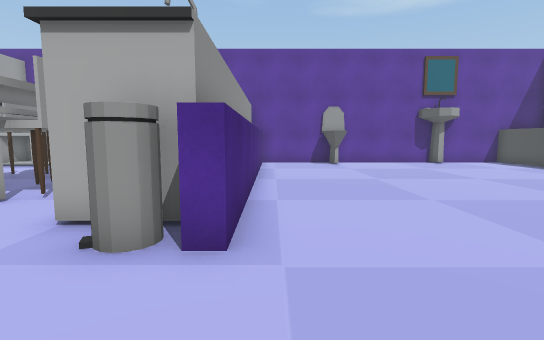
view 1 (above)

19 first-person views from a walk through a Unity game level. The camera is 1.3 m above the floor, tilts 6° down and sees 85° across. The floor is counted in squares, 1 m on a side. Each view is taken from the middle of a square. On the plan, view 1 faces up. The plan holds only what a view shows up to about 14 squares ahead; the rest is blank. The place goes on beyond the plan. The player character is not drawn.

view 2
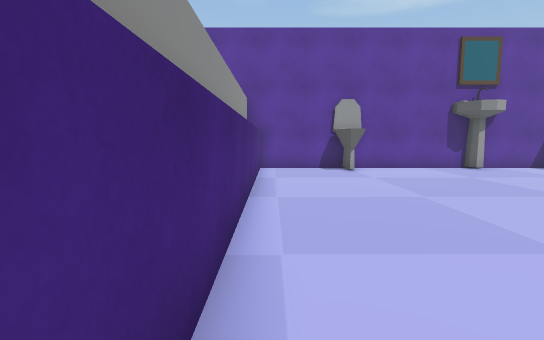

view 3
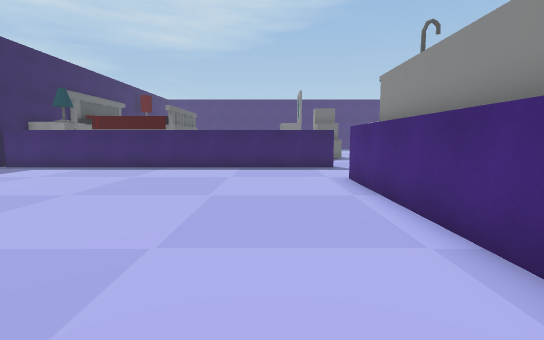

view 4
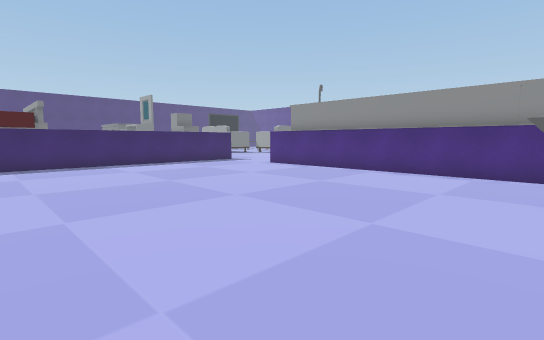

view 5
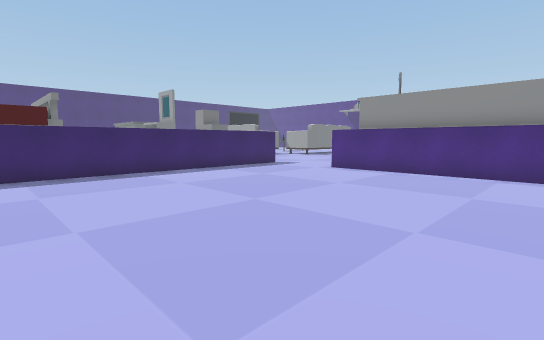

view 6
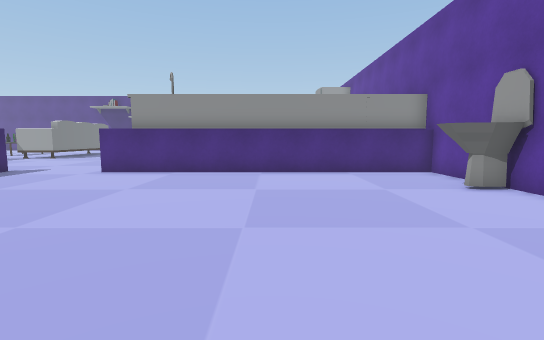

view 7
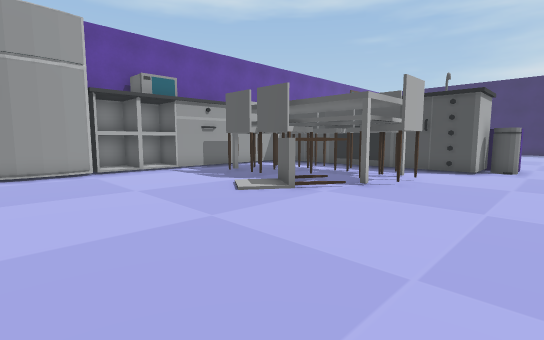

view 8
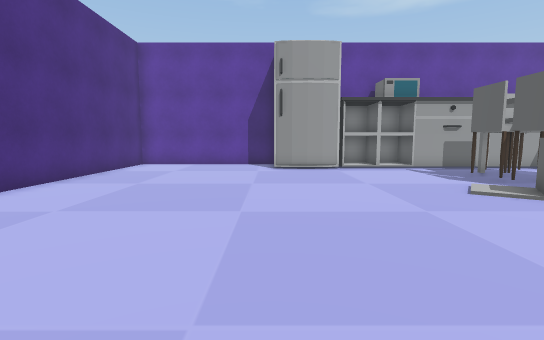

view 9
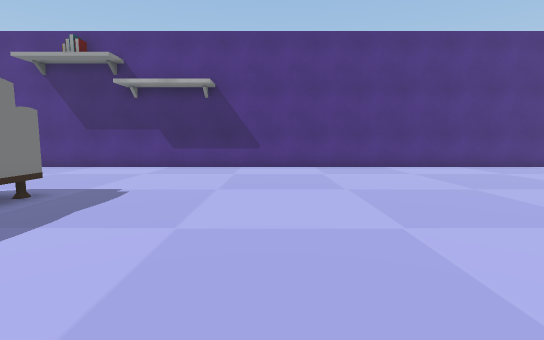

view 10
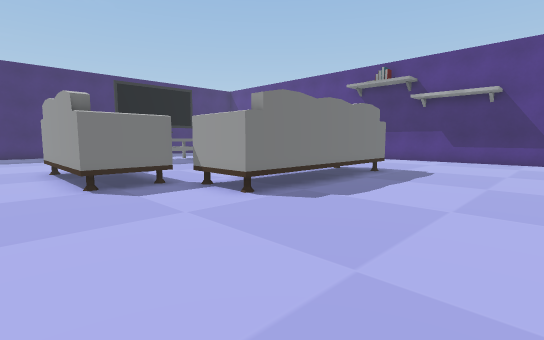

view 11
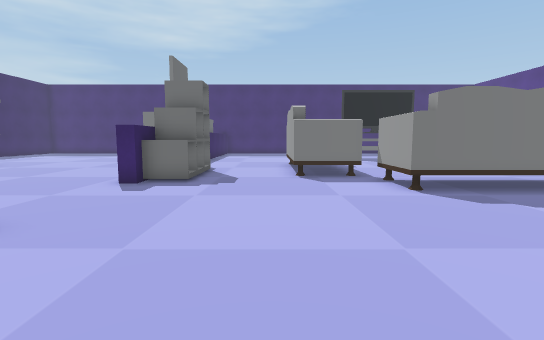

view 12
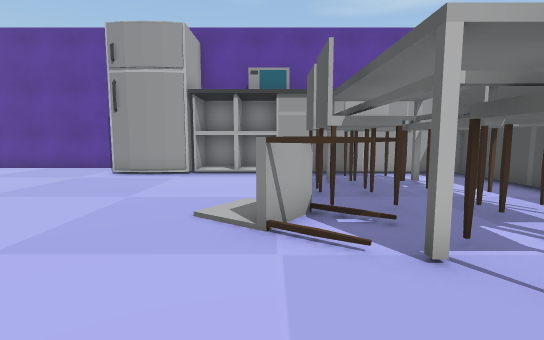

view 13
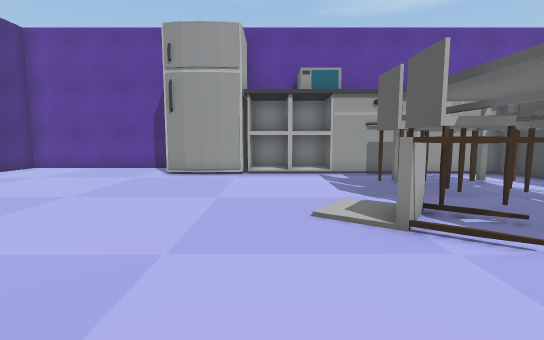

view 14
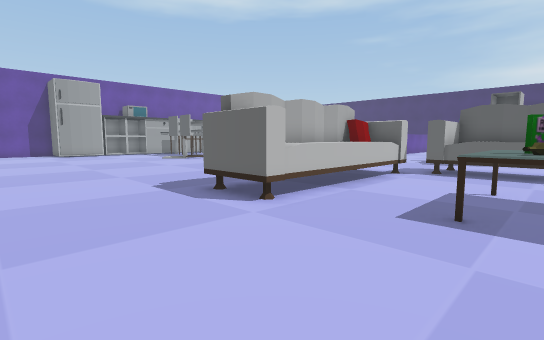

view 15
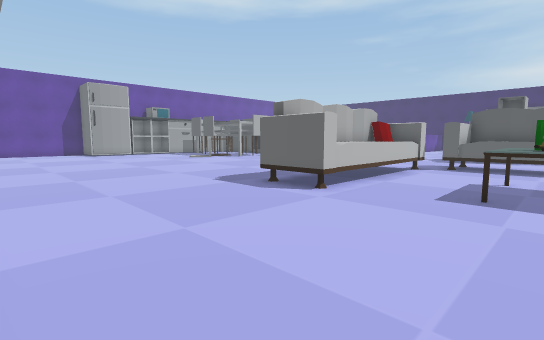

view 16
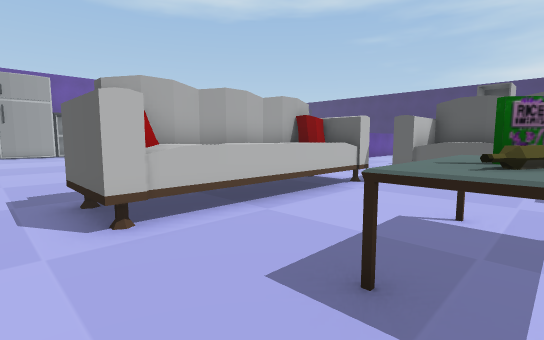

view 17
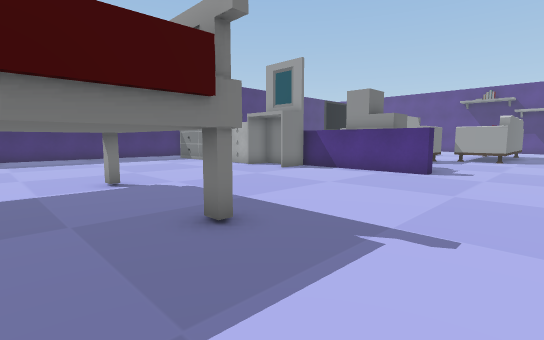

view 18
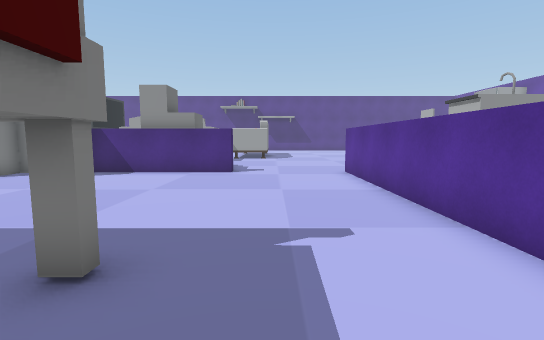

view 19
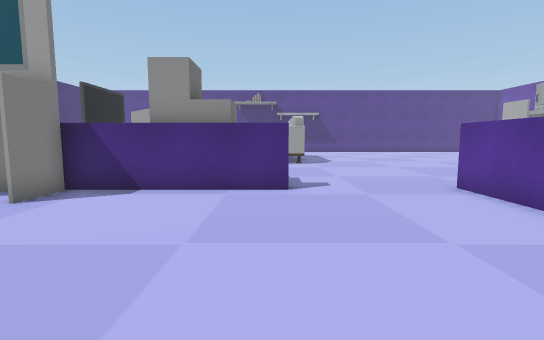

### Floor plan
Key: @ floor where view 1 was taken; # wall or solid block; . floor; C chair; B bin; T toilet; S sink; F fridge; A sofa; M mirror; L table; E bottle; O other object.
Columns run from 23 left of view 1 to 11 right of it. Each row starts with its distance up from view 1.
 16 #######   ####        ####T#####S##
 15 #......F  ####        #...TT.......
 14 #......FFF##########S #............
 13 #...............C...###............
 12 #..............C.C..###............
 11 #.............CCCCC.###............
 10 #.............CC.CC.###............
  9 #.............CC.CC.###............
  8 #............CCC.CC.###............
  7 #............CC.CCC.###............
  6 #.............CC.C..###............
  5 #...............C...###............
  4 #...................#B#............
  3 #....................B#............
  2 #..................................
  1 #..................................
  0 #......................@...........
 -1 #......................############
 -2 #................................ .
 -3 #.................................
 -4 #.......OOOOOOO....................
 -5 #......OOOOOOOO....................
 -6 #......OOOOOOOO......O#........OOOO
 -7 #......O......OAAA...O#........OO.
 -8 #..............AAA...O#........OO.
 -9 #..............A A...O#........OO.
-10 # ......LLLL...A A... #........OO.
-11  . .....LE  ...  A... #MM......OOO

Where each view was taken, in squares from view 1:
view 1: 0 up, 0 right, facing up
view 2: 3 up, 0 right, facing up
view 3: 13 up, 2 right, facing down
view 4: 15 up, 11 right, facing down-left
view 5: 11 up, 11 right, facing down-left
view 6: 10 up, 11 right, facing left
view 7: 2 up, 16 left, facing up-right
view 8: 1 up, 16 left, facing up
view 9: 1 up, 9 left, facing left
view 10: 1 up, 4 left, facing down-left
view 11: 3 up, 5 left, facing down
view 12: 3 up, 10 left, facing up
view 13: 3 up, 12 left, facing up
view 14: 11 down, 20 left, facing up-right
view 15: 11 down, 22 left, facing up-right
view 16: 11 down, 17 left, facing up-right
view 17: 2 down, 11 right, facing down-left
view 18: 4 down, 11 right, facing left
view 19: 6 down, 7 right, facing left
